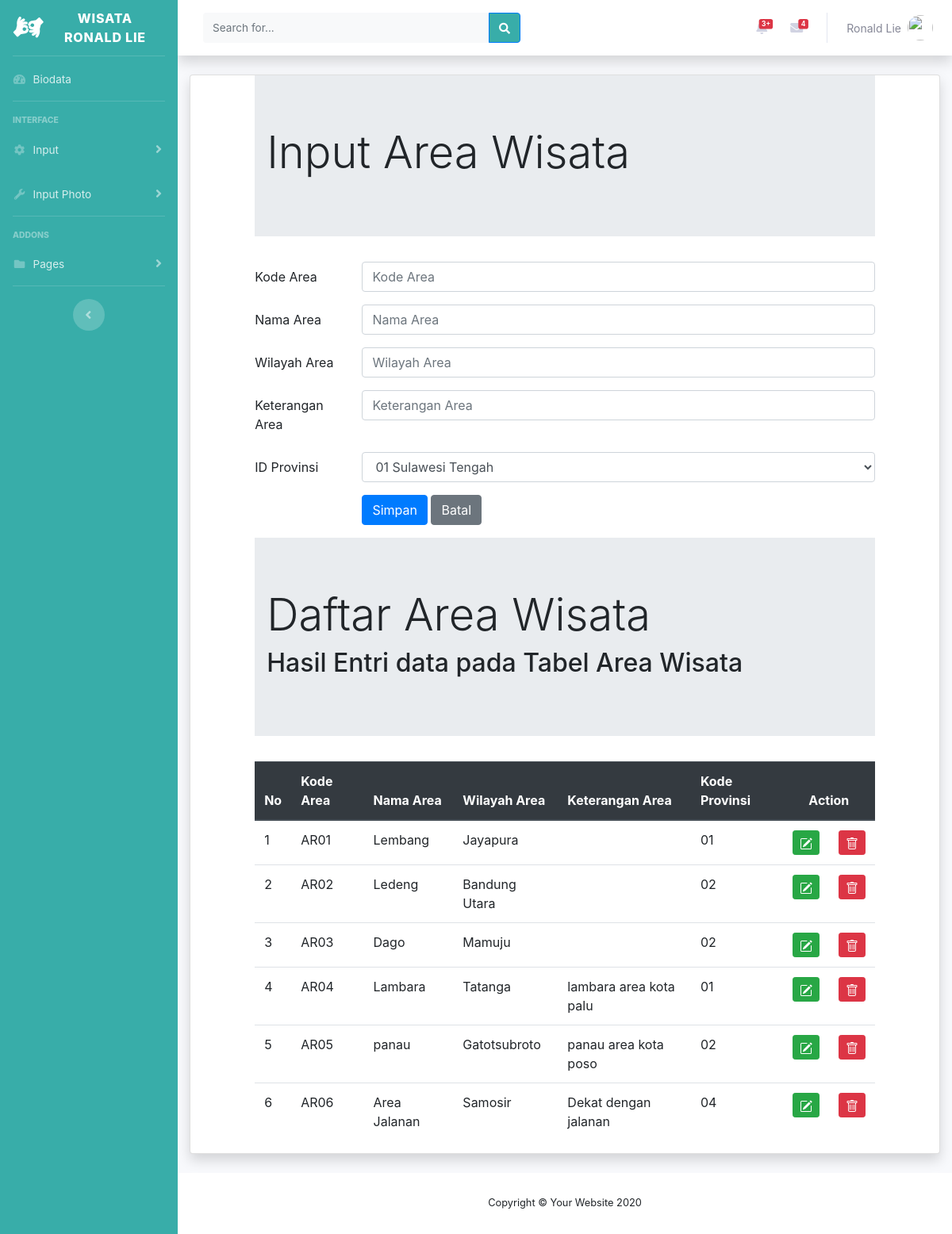
The page /area.php (signed in) on the database its author committed.
### tables this page shows
CREATE TABLE `area` (
  `areaID` char(4) NOT NULL,
  `areanama` char(25) NOT NULL,
  `areawilayah` char(35) NOT NULL,
  `areaketerangan` varchar(255) NOT NULL,
  `provinsiID` char(2) NOT NULL
);

### area.php (the view, shortened to what this page needs)
<!DOCTYPE html>
<html lang="en">
<head>
</head>
<?php  include "header.php";?>
<div class="container-fluid">
<div class="card shadow mb-4">
<?php
    include "includes/config.php";
    $provinsi = mysqli_query($connection, "SELECT * FROM provinsi");
?>
<html lang="en">
<head>
    <link rel="stylesheet" type="text/css" href="https://cdnjs.cloudflare.com/ajax/libs/select2/4.0.3/css/select2.min.css">
    <link rel="stylesheet" type="text/css" href="css/bootstrap.min.css">
</head>
<div class="row">
<div class="col-sm-1">
</div>
<div class="col-sm-10">
            <div class="jumbotron jumbotron-fluid">
                <div class="container">
                    <h1 class="display-4">Input Area Wisata</h1>
                </div>
            </div>
<form method="POST">
<div class="form-group row">
<label for="kodearea" class="col-sm-2 col-form-label">Kode Area</label>
<div class="col-sm-10">
  <input type="text" class="form-control" name="inputkode" id="kodearea" placeholder="Kode Area">
</div>
</div>
<div class="form-group row">
<label for="namaarea" class="col-sm-2 col-form-label">Nama Area</label>
<div class="col-sm-10">
  <input type="text" class="form-control" name="inputnama" id="namaarea" placeholder="Nama Area">
</div>
</div>
<div class="form-group row">
<label for="wilayaharea" class="col-sm-2 col-form-label">Wilayah Area</label>
<div class="col-sm-10">
  <input type="text" class="form-control" name="wilayaharea" id="wilayaharea" placeholder="Wilayah Area">
</div>
</div>
<div class="form-group row">
<label for="ketarea" class="col-sm-2 col-form-label">Keterangan Area</label>
<div class="col-sm-10">
  <input type="text" class="form-control" name="keterangan" id="ketarea" placeholder="Keterangan Area">
</div>
</div>
<div class="form-group row">
<label for="idprov" class="col-sm-2 col-form-label">ID Provinsi</label>
<div class="col-sm-10">
<select class="form-control" id="idprov" name ="provid">
    <?php while($row = mysqli_fetch_array($provinsi))
    { ?>
            <option value="<?php echo $row["provinsiID"]?>">
                <?php echo $row["provinsiID"]?>
                <?php echo $row["provinsiNama"]?>
            </option>
        <?php } ?>
    </select>
</div>
</div>
<div class="form-group row">
<div class="col-sm-2"></div>
<div class="col-sm-10">
    <input type="submit" class="btn btn-primary" value="Simpan" name="Simpan">
    <input type="reset" class="btn btn-secondary" value="Batal" name="Batal">
</div>
</div>
</form>
</div>
<div class="col-sm-1">
</div>
</div>
    <div class="row">
        <div class="col-sm-1"></div>
        <div class="col-sm-10">
            <div class="jumbotron jumbotron-fluid">
                <div class="container">
                    <h1 class="display-4">Daftar Area Wisata</h1>
                    <h2>Hasil Entri data pada Tabel Area Wisata</h2>
                </div>
            </div>
            <table class="table table-hover table-sucess">
                <thead class="thead-dark">
                    <tr>
                        <th>No</th>
                        <th>Kode Area</th>
                        <th>Nama Area</th>
                        <th>Wilayah Area</th>
                        <th>Keterangan Area</th>
                        <th>Kode Provinsi</th>
                        <th colspan="2" style="text-align:center">Action</th>
                    </tr>
                </thead>
                <tbody>
                    <?php
                    if(isset($_POST["kirim"]))
                    {
                        $search = $_POST['search'];
                        $query = mysqli_query($connection, "select * from area");
                    }else
                        {
                            $query = mysqli_query($connection, "select * from area");
                        }
                        $nomor = 1;
                        while ($row = mysqli_fetch_array($query))
                            { ?>
                                <tr>
                                    <td><?php echo $nomor;?></td>
                                    <td><?php echo $row['areaID'];?></td>
                                    <td><?php echo $row['areanama'];?></td>
                                    <td><?php echo $row['areawilayah'];?></td>
                                    <td><?php echo $row['areaketerangan'];?></td>
                                    <td><?php echo $row['provinsiID'];?></td>
                                    <td>
<a href="areaedit.php?ubah=<?php echo $row["areaID"]?>"
   class="btn btn-success btn-sm" title="EDIT">
</a>
                                    </td>
                                    <td>
<a href="areahapus.php?hapus=<?php echo $row["areaID"]?>"
   class="btn btn-danger btn-sm" title="DELETE">
</a>
                                    </td>
                                </tr>
                        <?php $nomor = $nomor + 1; ?>
                        <?php  } ?>
                </tbody>
            </table>
        </div>
        <div class="col-sm-1"></div>
    </div>
</div>
</div>
<?php include "footer.php";?>
</html>

### rows shown on the page
area: areaID "AR01", areanama "Lembang", areawilayah "Jayapura", provinsiID "01"
area: areaID "AR02", areanama "Ledeng", areawilayah "Bandung Utara", provinsiID "02"
area: areaID "AR03", areanama "Dago", areawilayah "Mamuju", provinsiID "02"
area: areaID "AR04", areanama "Lambara", areawilayah "Tatanga", areaketerangan "lambara area kota palu", provinsiID "01"
area: areaID "AR05", areanama "panau", areawilayah "Gatotsubroto", areaketerangan "panau area kota poso", provinsiID "02"
area: areaID "AR06", areanama "Area Jalanan", areawilayah "Samosir", areaketerangan "Dekat dengan jalanan", provinsiID "04"

### other values the page prints
form field provid "01 Sulawesi Tengah"
